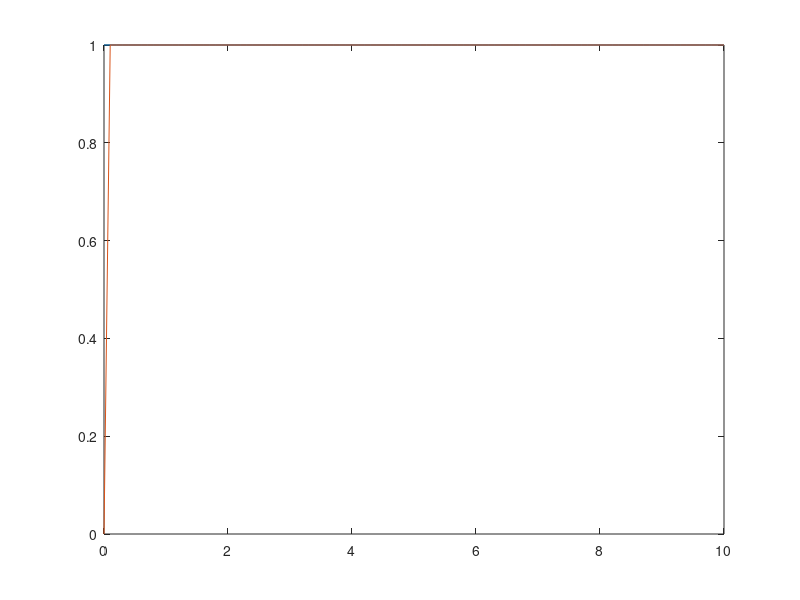

Write MATLAB code to recreate this figure.
clc;
clearvars;
close all;
format short;

h=0.1;
t=0:h:10;
%[n1,m1]=size(t);
[renglones, columnas]=size(t); %dimension del vecotr t
%funcion a derivar

f=t;

%Derivada teorica

derteorica(1,1:columnas)=1;


derEuler=zeros(renglones,columnas);

for k=2:columnas
    derEuler(1,k)=(f(k)-f(k-1))/(t(k)-t(k-1));
end
plot(t,derteorica,t,derEuler)